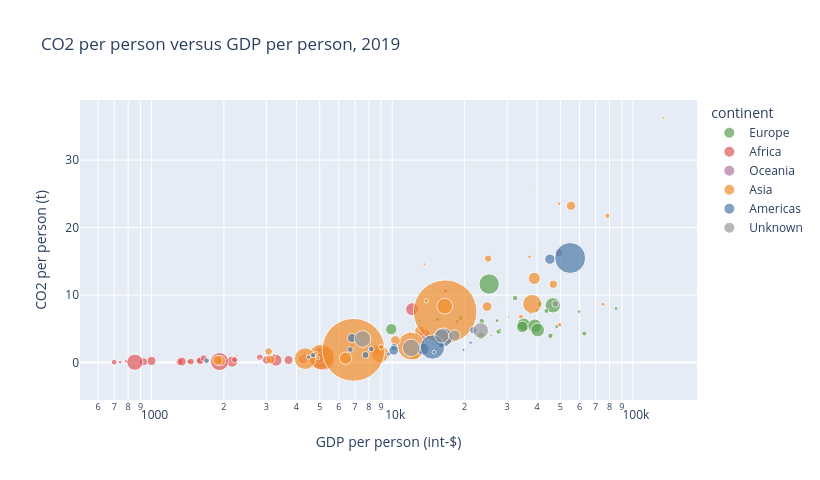

The code cell stored with this chart in its notebook:
### Markdown cell above
### Exercise 43 – Hover that explains ★

**Hover that explains.** Using `m`, draw an interactive bubble chart with `px.scatter`: x = `gdp_pc` (log), y = `co2_per_person`, size = `population`, colour = `continent` (use `palette`), `hover_name='nation'`, `size_max=45`, and a title. In a comment: what can a reader learn by hovering that the static bubble chart of Exercise 10 could not show?

### Code cell
# Write your code here

### Figure 1 — Plotly figure (JSON) as saved in the notebook; plotly's stock layout.template omitted (floating-point values rounded to 4 significant figures)
{"data": [{"hovertemplate": "<b>%{hovertext}</b><br><br>continent=Europe<br>GDP per person (int-$)=%{x}<br>CO2 per person (t)=%{y}<br>population=%{marker.size}<extra></extra>", "hovertext": ["Italy", "Latvia", "Cyprus", "Croatia", "Russia", "Germany", "Slovenia", "Belgium", "United Kingdom", "Finland", "Slovakia", "Sweden", "Belarus", "Greece", "Norway", "Portugal", "Ireland", "Moldova", "Spain", "Switzerland", "Albania", "North Macedonia", "Denmark", "Serbia", "Lithuania", "Czech Republic", "France", "Bulgaria", "Estonia", "Romania", "Ukraine", "Austria", "Bosnia and Herzegovina"], "legendgroup": "Europe", "marker": {"color": "#59a14f", "size": [60130000.0, 1914000.0, 1287000.0, 3986000.0, 146500000.0, 83560000.0, 2083000.0, 11490000.0, 67110000.0, 5522000.0, 5451000.0, 10280000.0, 9435000.0, 10720000.0, 5348000.0, 10340000.0, 4933000.0, 3113000.0, 47440000.0, 8578000.0, 2885000.0, 1898000.0, 5815000.0, 6966000.0, 2795000.0, 10550000.0, 65730000.0, 6975000.0, 1327000.0, 19500000.0, 44960000.0, 8881000.0, 3346000.0], "sizemode": "area", "sizeref": 703000.0, "symbol": "circle"}, "mode": "markers", "name": "Europe", "orientation": "v", "showlegend": true, "type": "scatter", "x": [35190.0, 25800.0, 24720.0, 23340.0, 25280.0, 46510.0, 30530.0, 41160.0, 39100.0, 39870.0, 27260.0, 45430.0, 19250.0, 23560.0, 85140.0, 27700.0, 59690.0, 7759.0, 34720.0, 62800.0, 11540.0, 14980.0, 48270.0, 15390.0, 28110.0, 32410.0, 40230.0, 18570.0, 28430.0, 23410.0, 9913.0, 43730.0, 13000.0], "xaxis": "x", "y": [5.648, 3.988, 5.693, 4.47, 11.63, 8.481, 6.745, 8.685, 5.435, 7.687, 6.211, 3.967, 6.589, 6.133, 8.016, 4.6, 7.54, 1.728, 5.285, 4.293, 1.712, 4.018, 5.323, 6.38, 4.883, 9.569, 4.812, 6.049, 9.261, 3.933, 4.942, 7.651, 6.22], "yaxis": "y"}, {"hovertemplate": "<b>%{hovertext}</b><br><br>continent=Africa<br>GDP per person (int-$)=%{x}<br>CO2 per person (t)=%{y}<br>population=%{marker.size}<extra></extra>", "hovertext": ["Gambia", "Malawi", "Madagascar", "Guinea-Bissau", "Libya", "Morocco", "Mozambique", "Rwanda", "Liberia", "Ghana", "Lesotho", "Uganda", "Sierra Leone", "Togo", "Chad", "Cote d'Ivoire", "Central African Republic", "Tunisia", "South Africa", "Equatorial Guinea", "Guinea", "Algeria", "Gabon", "Kenya", "Botswana", "Mauritius", "Niger", "Congo", "Eswatini", "Democratic Republic of Congo", "Cameroon", "Nigeria", "Mauritania", "Senegal", "Namibia", "Burkina Faso", "Ethiopia", "Djibouti", "Benin", "Angola", "Zimbabwe", "Burundi"], "legendgroup": "Africa", "marker": {"color": "#e15759", "size": [2457000.0, 19030000.0, 28220000.0, 1968000.0, 6951000.0, 36210000.0, 29880000.0, 12780000.0, 5044000.0, 31260000.0, 2209000.0, 43000000.0, 7732000.0, 7620000.0, 16690000.0, 28190000.0, 4945000.0, 11880000.0, 59590000.0, 1670000.0, 13030000.0, 43290000.0, 2268000.0, 51200000.0, 2332000.0, 1286000.0, 22950000.0, 5617000.0, 1180000.0, 92950000.0, 25510000.0, 209500000.0, 4468000.0, 16350000.0, 2650000.0, 20960000.0, 115700000.0, 1089000.0, 12730000.0, 32380000.0, 15270000.0, 12260000.0], "sizemode": "area", "sizeref": 703000.0, "symbol": "circle"}, "mode": "markers", "name": "Africa", "orientation": "v", "showlegend": true, "type": "scatter", "x": [1706.0, 1308.0, 1337.0, 1472.0, 16670.0, 8495.0, 999.2, 1948.0, 785.0, 4256.0, 2261.0, 2161.0, 1427.0, 1651.0, 1457.0, 3711.0, 740.8, 11170.0, 12110.0, 12340.0, 1577.0, 13630.0, 15510.0, 3290.0, 15510.0, 21920.0, 925.5, 4308.0, 7779.0, 853.1, 3011.0, 5153.0, 3229.0, 2821.0, 8412.0, 1594.0, 1917.0, 2835.0, 2212.0, 4986.0, 1647.0, 699.6], "xaxis": "x", "y": [0.289, 0.089, 0.147, 0.13, 10.61, 1.898, 0.237, 0.111, 0.185, 0.525, 0.99, 0.134, 0.145, 0.31, 0.138, 0.374, 0.063, 2.575, 7.9, 3.301, 0.315, 4.214, 2.473, 0.355, 3.21, 3.518, 0.11, 1.299, 0.932, 0.044, 0.377, 0.61, 1.033, 0.777, 1.407, 0.268, 0.148, 0.496, 0.414, 0.686, 0.672, 0.056], "yaxis": "y"}, {"hovertemplate": "<b>%{hovertext}</b><br><br>continent=Oceania<br>GDP per person (int-$)=%{x}<br>CO2 per person (t)=%{y}<br>population=%{marker.size}<extra></extra>", "hovertext": ["Australia", "New Zealand"], "legendgroup": "Oceania", "marker": {"color": "#b07aa1", "size": [25480000.0, 4989000.0], "sizemode": "area", "sizeref": 703000.0, "symbol": "circle"}, "mode": "markers", "name": "Oceania", "orientation": "v", "showlegend": true, "type": "scatter", "x": [49270.0, 37530.0], "xaxis": "x", "y": [16.28, 7.358], "yaxis": "y"}, {"hovertemplate": "<b>%{hovertext}</b><br><br>continent=Asia<br>GDP per person (int-$)=%{x}<br>CO2 per person (t)=%{y}<br>population=%{marker.size}<extra></extra>", "hovertext": ["Armenia", "Laos", "Pakistan", "Iraq", "Kyrgyzstan", "Syria", "Qatar", "Hong Kong", "Israel", "Azerbaijan", "Afghanistan", "Mongolia", "Bahrain", "Oman", "Philippines", "Sri Lanka", "India", "Saudi Arabia", "Japan", "Lebanon", "Yemen", "Palestine", "Georgia", "Malaysia", "Tajikistan", "Myanmar", "Jordan", "Korea, South", "Kazakhstan", "Bangladesh", "Singapore", "United Arab Emirates", "Indonesia", "China", "Nepal", "Kuwait", "Uzbekistan", "Turkmenistan", "Taiwan", "Iran"], "legendgroup": "Asia", "marker": {"color": "#f28e2b", "size": [2904000.0, 7238000.0, 230800000.0, 41190000.0, 6494000.0, 20350000.0, 2798000.0, 7486000.0, 8657000.0, 10110000.0, 37860000.0, 3232000.0, 1486000.0, 4591000.0, 110800000.0, 22410000.0, 1389000000.0, 30470000.0, 126700000.0, 5795000.0, 35110000.0, 4958000.0, 3797000.0, 33440000.0, 9530000.0, 52640000.0, 10670000.0, 51770000.0, 19210000.0, 164900000.0, 5670000.0, 9378000.0, 272500000.0, 1424000000.0, 28410000.0, 4442000.0, 32960000.0, 6804000.0, 23670000.0, 87050000.0], "sizemode": "area", "sizeref": 703000.0, "symbol": "circle"}, "mode": "markers", "name": "Asia", "orientation": "v", "showlegend": true, "type": "scatter", "x": [12380.0, 6804.0, 5079.0, 13050.0, 4813.0, 3067.0, 133600.0, 49640.0, 34280.0, 16380.0, 1931.0, 13610.0, 38780.0, 37180.0, 8900.0, 12480.0, 6908.0, 55370.0, 38150.0, 11830.0, 1885.0, 4924.0, 16380.0, 24790.0, 4300.0, 6403.0, 9001.0, 38930.0, 25050.0, 4349.0, 75110.0, 78370.0, 12010.0, 16600.0, 3124.0, 49350.0, 10310.0, 13860.0, 46710.0, 16530.0], "xaxis": "x", "y": [2.164, 2.534, 0.827, 4.656, 1.393, 1.645, 36.25, 5.597, 6.809, 3.734, 0.275, 14.58, 25.32, 15.69, 1.287, 0.942, 1.88, 23.25, 8.698, 4.339, 0.336, 0.658, 2.77, 8.303, 0.914, 0.639, 2.302, 12.48, 15.41, 0.575, 8.643, 21.76, 2.441, 7.526, 0.449, 23.56, 3.275, 9.15, 11.6, 8.354], "yaxis": "y"}, {"hovertemplate": "<b>%{hovertext}</b><br><br>continent=Americas<br>GDP per person (int-$)=%{x}<br>CO2 per person (t)=%{y}<br>population=%{marker.size}<extra></extra>", "hovertext": ["Jamaica", "Mexico", "Panama", "Colombia", "Cuba", "Dominican Republic", "Venezuela", "Canada", "Uruguay", "Bolivia", "Brazil", "Chile", "Ecuador", "Guatemala", "Paraguay", "USA", "Nicaragua", "Peru", "Honduras", "Haiti", "Costa Rica"], "legendgroup": "Americas", "marker": {"color": "#4e79a7", "size": [2823000.0, 125800000.0, 4235000.0, 49910000.0, 11200000.0, 10890000.0, 28940000.0, 37780000.0, 3397000.0, 11670000.0, 207500000.0, 19200000.0, 17340000.0, 17100000.0, 6515000.0, 337800000.0, 6484000.0, 32450000.0, 9944000.0, 11110000.0, 5000000.0], "sizemode": "area", "sizeref": 703000.0, "symbol": "circle"}, "mode": "markers", "name": "Americas", "orientation": "v", "showlegend": true, "type": "scatter", "x": [7236.0, 16280.0, 21180.0, 13450.0, 8186.0, 15970.0, 6814.0, 45230.0, 19780.0, 6702.0, 14700.0, 21740.0, 10190.0, 7749.0, 9671.0, 54890.0, 4493.0, 10150.0, 4695.0, 1693.0, 14930.0], "xaxis": "x", "y": [3.343, 3.723, 2.94, 1.983, 2.007, 2.613, 3.643, 15.32, 1.886, 1.937, 2.298, 4.791, 2.312, 1.126, 1.269, 15.5, 0.803, 1.808, 1.102, 0.281, 1.532], "yaxis": "y"}, {"hovertemplate": "<b>%{hovertext}</b><br><br>continent=Unknown<br>GDP per person (int-$)=%{x}<br>CO2 per person (t)=%{y}<br>population=%{marker.size}<extra></extra>", "hovertext": ["Netherlands", "Egypt", "Argentina", "Turkey", "Vietnam", "Thailand"], "legendgroup": "Unknown", "marker": {"color": "#999999", "size": [17540000.0, 107600000.0, 44970000.0, 85360000.0, 97170000.0, 71520000.0], "sizemode": "area", "sizeref": 703000.0, "symbol": "circle"}, "mode": "markers", "name": "Unknown", "orientation": "v", "showlegend": true, "type": "scatter", "x": [47630.0, 11990.0, 18170.0, 23330.0, 7529.0, 16070.0], "xaxis": "x", "y": [8.709, 2.176, 4.012, 4.763, 3.492, 3.941], "yaxis": "y"}], "layout": {"height": 480, "legend": {"itemsizing": "constant", "title": {"text": "continent"}, "tracegroupgap": 0}, "title": {"text": "CO2 per person versus GDP per person, 2019"}, "width": 820, "xaxis": {"anchor": "y", "domain": [0, 1], "title": {"text": "GDP per person (int-$)"}, "type": "log"}, "yaxis": {"anchor": "x", "domain": [0, 1], "title": {"text": "CO2 per person (t)"}}}}
